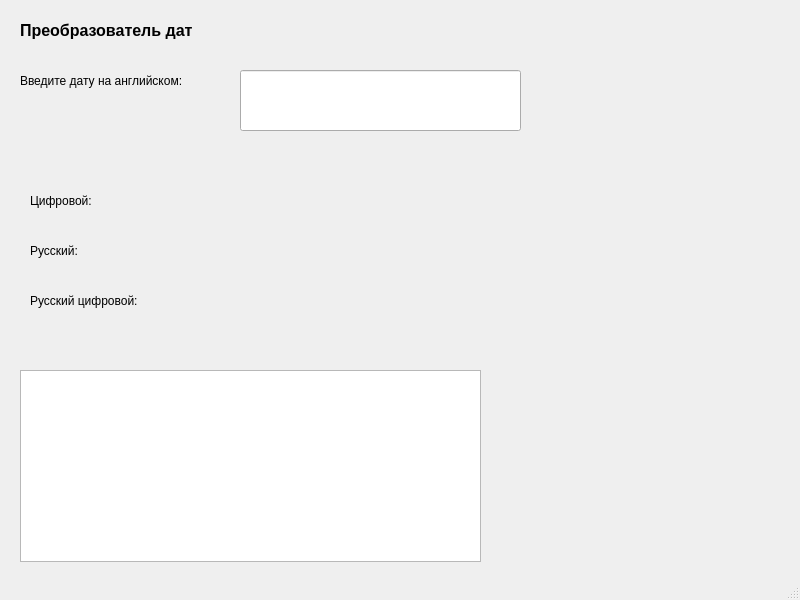
<?xml version="1.0" encoding="UTF-8"?>
<ui version="4.0">
 <class>MainWindow</class>
 <widget class="QMainWindow" name="MainWindow">
  <property name="geometry">
   <rect>
    <x>0</x>
    <y>0</y>
    <width>800</width>
    <height>600</height>
   </rect>
  </property>
  <property name="windowTitle">
   <string>MainWindow</string>
  </property>
  <widget class="QWidget" name="centralwidget">
   <widget class="QLabel" name="label">
    <property name="geometry">
     <rect>
      <x>20</x>
      <y>60</y>
      <width>241</width>
      <height>41</height>
     </rect>
    </property>
    <property name="text">
     <string>Введите дату на английском:</string>
    </property>
   </widget>
   <widget class="QLabel" name="titleLabel">
    <property name="geometry">
     <rect>
      <x>20</x>
      <y>10</y>
      <width>281</width>
      <height>41</height>
     </rect>
    </property>
    <property name="font">
     <font>
      <pointsize>12</pointsize>
      <bold>true</bold>
     </font>
    </property>
    <property name="text">
     <string>Преобразователь дат </string>
    </property>
   </widget>
   <widget class="QLineEdit" name="inputLineEdit">
    <property name="geometry">
     <rect>
      <x>240</x>
      <y>70</y>
      <width>281</width>
      <height>61</height>
     </rect>
    </property>
   </widget>
   <widget class="QLabel" name="digitLabel">
    <property name="geometry">
     <rect>
      <x>30</x>
      <y>180</y>
      <width>121</width>
      <height>41</height>
     </rect>
    </property>
    <property name="text">
     <string>Цифровой:</string>
    </property>
   </widget>
   <widget class="QLabel" name="russianLabel">
    <property name="geometry">
     <rect>
      <x>30</x>
      <y>230</y>
      <width>121</width>
      <height>41</height>
     </rect>
    </property>
    <property name="text">
     <string>Русский:</string>
    </property>
   </widget>
   <widget class="QLabel" name="russianDigitLabel">
    <property name="geometry">
     <rect>
      <x>30</x>
      <y>280</y>
      <width>151</width>
      <height>41</height>
     </rect>
    </property>
    <property name="text">
     <string>Русский цифровой:</string>
    </property>
   </widget>
   <widget class="QLabel" name="digitalDateLabel">
    <property name="geometry">
     <rect>
      <x>160</x>
      <y>190</y>
      <width>181</width>
      <height>31</height>
     </rect>
    </property>
    <property name="text">
     <string/>
    </property>
   </widget>
   <widget class="QLabel" name="russianDateLabel">
    <property name="geometry">
     <rect>
      <x>160</x>
      <y>230</y>
      <width>381</width>
      <height>31</height>
     </rect>
    </property>
    <property name="text">
     <string/>
    </property>
   </widget>
   <widget class="QLabel" name="russianDigitalDateLabel">
    <property name="geometry">
     <rect>
      <x>30</x>
      <y>330</y>
      <width>331</width>
      <height>31</height>
     </rect>
    </property>
    <property name="text">
     <string/>
    </property>
   </widget>
   <widget class="QListWidget" name="popupList">
    <property name="geometry">
     <rect>
      <x>20</x>
      <y>370</y>
      <width>461</width>
      <height>192</height>
     </rect>
    </property>
   </widget>
  </widget>
  <widget class="QMenuBar" name="menubar">
   <property name="geometry">
    <rect>
     <x>0</x>
     <y>0</y>
     <width>800</width>
     <height>25</height>
    </rect>
   </property>
  </widget>
  <widget class="QStatusBar" name="statusbar"/>
 </widget>
 <resources/>
 <connections/>
</ui>
